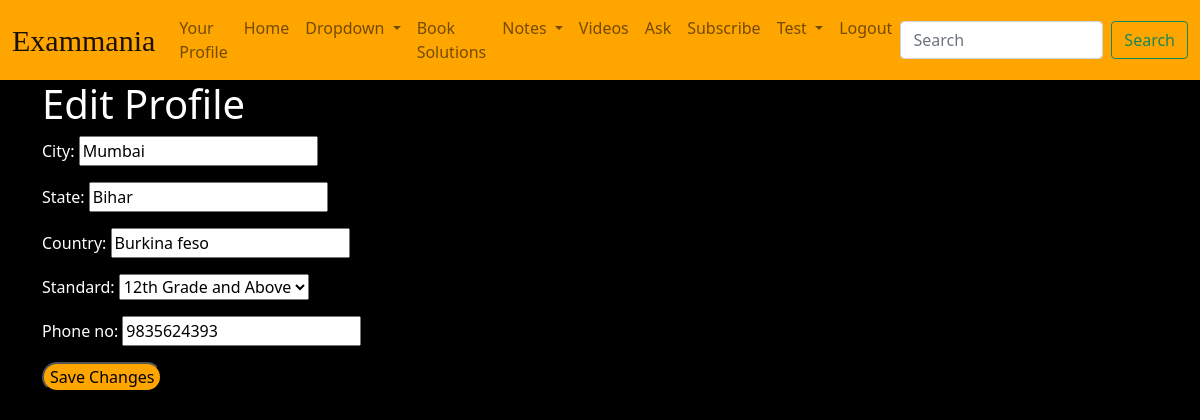
Before: /edit-profile/ (signed in) with the older database file.
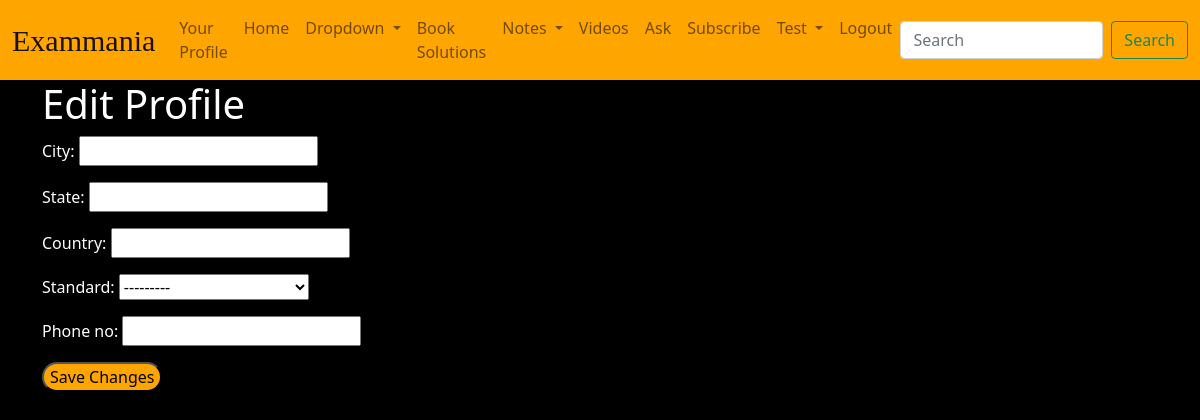
After: the same page with the newer database file.
### users/models.py (models this page shows, shortened)
class UserProfile(models.Model):
    user = models.OneToOneField(User, on_delete=models.CASCADE)
    city = models.CharField(max_length=100, blank=True, null=True)
    state = models.CharField(max_length=100, blank=True, null=True)
    country = models.CharField(max_length=100, blank=True, null=True)
    phone_no = models.CharField(max_length=15, blank=True, null=True)
    STANDARD_CHOICES = (
        ('9th', '9th Grade'),
        ('10th', '10th Grade'),
        ('11th', '11th Grade'),
        ('12th', '12th Grade'),
        ('12th+', '12th Grade and Above'),
    )
    standard = models.CharField(max_length=10, choices=STANDARD_CHOICES, blank=True, null=True)
    is_subscriber = models.BooleanField(default=False)
    subscription_type = models.CharField(
        max_length=10,
        choices=[('monthly', 'Monthly'), ('yearly', 'Yearly')],
        blank=True, null=True
    )
    subscription_start_date = models.DateTimeField(null=True, blank=True)
    subscription_end_date = models.DateTimeField(null=True, blank=True)

### users/views.py (the view)
# urls.py: path('edit-profile/', views.edit_profile, name='edit_profile'),
def edit_profile(request):
    user_profile = UserProfile.objects.get(user=request.user)
    if request.method == 'POST':
        form = UserProfileForm(request.POST, instance=user_profile)
        if form.is_valid():
            form.save()  # Save the updated user profile
            return redirect('profile')  # Redirect to the user's profile page
    else:
        form = UserProfileForm(instance=user_profile)
        context = {
            'form': form,
        }
        return render(request, "users/edit_profile.html", context)

### users/forms.py
class UserProfileForm(forms.ModelForm):
    class Meta:
        model = UserProfile
        fields = ['city', 'state', 'country', 'standard', 'phone_no']  # List the fields you want to include in the form

### templates/users/edit_profile.html (shortened to what this page needs)
{% load static %}
<!DOCTYPE html>
<html lang="en">
<head>
    <link href="https://cdn.jsdelivr.net/npm/bootstrap@5.0.2/dist/css/bootstrap.min.css" rel="stylesheet"
>
    <link rel="stylesheet" href="{% static 'main/css/base.css' %}">
</head>
<body>
    <nav class="navbar navbar-expand-lg navbar-light fixed-top">
        <div class="container-fluid">
            <a class="navbar-brand" href="#">Exammania</a>
            <div class="collapse navbar-collapse" id="navbarSupportedContent">
                <ul class="navbar-nav me-auto mb-2 mb-lg-0">
                    <li class="nav-item">
                        <a class="nav-link" href="{% url 'profile' %}">Your Profile</a>
                    </li>
                    <li class="nav-item">
                        <a class="nav-link" href="{% url 'main:index' %}">Home</a>
                    </li>
                    <li class="nav-item dropdown">
                        <a class="nav-link dropdown-toggle" data-bs-auto-close="outside" href="#" role="button"
                            data-bs-toggle="dropdown" aria-expanded="false">
                            Dropdown
                        </a>
                    </li>
                    <li class="nav-item">
                        <a class="nav-link" href="{% url 'main:book_solution' %}">Book Solutions</a>
                    </li>
                    <li class="nav-item dropdown">
                        <a class="nav-link dropdown-toggle" href="#" id="subjectDropdown" role="button"
                            data-bs-toggle="dropdown" aria-haspopup="true" aria-expanded="false">
                            Notes
                        </a>
                    </li>
                    <li class="nav-item">
                        <a class="nav-link" href="{% url 'main:videos' %}">Videos</a>
                    </li>
                    <li class="nav-item">
                        <a class="nav-link" href="{% url 'question_list' %}">Ask</a>
                    </li>
                    <li class="nav-item">
                        <a class="nav-link" href="{% url 'join' %}">Subscribe</a>
                    </li>
                    <li class="nav-item dropdown">
                        <a class="nav-link dropdown-toggle" href="#" id="subjectDropdown" role="button"
                            data-bs-toggle="dropdown" aria-haspopup="true" aria-expanded="false">
                            Test
                        </a>
                    </li>
                    {% if user.is_authenticated %}
                    <li class="nav-item">
                        <a class="nav-link" href="{% url 'account_logout' %}">Logout</a>
                    </li>
                    {% else %}
                    <li class="nav-item">
                        <a class="nav-link" href="{% url 'account_login' %}">Login</a>
                    </li>
                    {% endif %}
                </ul>
                <form class="d-flex">
                    <input class="form-control me-2" type="search" placeholder="Search" aria-label="Search">
                    <button class="btn btn-outline-success" type="submit">Search</button>
                </form>
            </div>
        </div>
    </nav>
    <div class="container">
        <h1 style="margin-top:5rem;">Edit Profile</h1>
        <form action="" method="post">
            {{ form.as_p }}
            <button style="background-color:orange; border-radius: 20px;" type="submit">Save Changes</button>
        </form>
    </div>
</body>
</html>

Changed rows visible on the page:
removed UserProfile: city "Mumbai", state "Bihar", country "Burkina feso", standard "12th Grade and Above", phone_no "9835624393"
added UserProfile: standard "---------"
